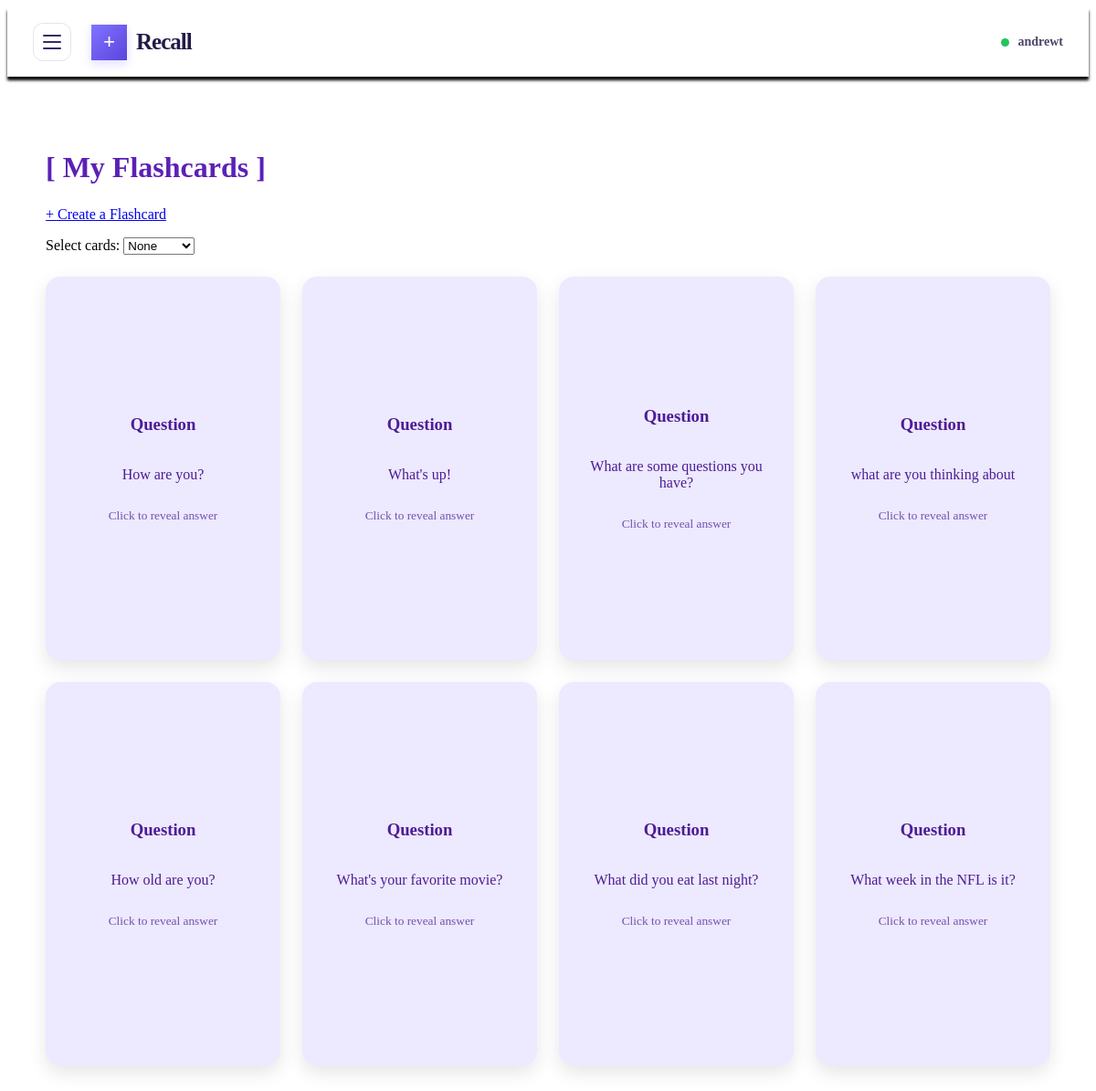
The page /cards/all (signed in) on the database its author committed.
### papo_cito.py (models this page shows)
class Card(db.Model):
    __tablename__ = "cards"
    id = db.Column(db.Integer, primary_key=True)
    question = db.Column(db.String(200))
    answer = db.Column(db.Text)
    user_id = db.Column(db.Integer, db.ForeignKey("pot_users.id"), nullable=False)

### papo_cito.py (the view)
@app.route("/cards/all")
def all_cards():
    if "user_id" not in session:
        return redirect(url_for("login"))
    user_id = session["user_id"]
    user_cards = (
        Card.query
        .filter_by(user_id=user_id)
        .order_by(Card.id.asc())
        .all()
    )
    user_sets = (
        CardSet.query
        .filter_by(user_id=user_id)
        .order_by(CardSet.id.asc())
        .all()
    )
    return render_template(
        "cards.html",
        cards=user_cards,
        card_sets=user_sets
    )

### templates/cards.html (shortened to what this page needs)
{% extends "base.html" %}
{% block content %}
<div class="cards-page">
	<h1>[ My Flashcards ]</h1>
	<p>
		<a href="{{ url_for('create_card') }}">
			+ Create a Flashcard
		</a>
	</p>
	<form id="card-selection-form"
		method="POST"
		action="{{ url_for('add_cards_to_set') }}">
		<label for="selection-mode">Select cards:</label>
		<select id="selection-mode" name="selection_mode">
			<option value="NONE">None</option>
		</select>
	<div class="cards-grid">
		{% for card in cards %}
		<div class="card-item">
			<div class="flashcard" onclick="flipCard(this)">
				<div class="flashcard-inner">
					<div class="flashcard-front">
						<h3>Question</h3>
						<p>{{ card.question }}</p>
						<small>Click to reveal answer</small>
					</div>
					<div class="flashcard-back">
						<h3>Answer</h3>
						<p>{{ card.answer }}</p>
						<small>Click to return</small>
					</div>
				</div>
			</div>
		</div>
		{% else %}
			<p>You haven't created any flashcards yet.</p>
		{% endfor %}
	</div>
	</form>
</div>
{% endblock %}

### templates/base.html (shortened to what this page needs)
<!DOCTYPE html>
<html lang="en">
<head>
	<link rel="stylesheet" href="{{ url_for('static', filename='css/style.css') }}">
</head>
<body>
<nav class="topbar">
	<div class="topbar-left">
		<button
	     	    type="button"
		    class="menu-toggle"
		    id="menu-toggle"
		    >
			<span></span>
			<span></span>
			<span></span>
		</button>
		<a class="brand" href="{{ url_for('home') }}" >
			<span class="brand-icon">
				<span class="brand-symbol"> + </span>
			</span>
			<span class="brand-name">Recall</span>
		</a>
	</div>
	{% if session.get("user_id") %}
		<div class="topbar-user">
			<span class="user-dot"></span>
				{{ session.get("user", "Student") }}
		</div>
	{% else %}
		<a class="topbar-login"
			href= "{{ url_for('login') }}"
			>LOGIN</a>
	{% endif %}
</nav>
<div class="main">
	{% block content %}
	{% endblock %}
</div>
</body>
</html>

### static/css/style.css (style rules this page uses)
.topbar { height: 76px; background: #ffffff; padding: 0 28px; display: flex; align-items: center; justify-content: space-between; gap: 20px; box-shadow: 0 4px 3px rgba(0, 0, 0.12); position: sticky; top: 0; z-index: 1000; }
.topbar-left, .brand { display: flex; align-items: center; }
.topbar-left { gap: 22px; }
.brand { gap: 10px; color: #211b49; text-decoration: none; }
.brand-icon { width: 39px; height: 39px; display: grid; place-items: center; background: linear-gradient( 135deg, #8174ff, #5b45dc ); box-shadow: 0 4px 10px rgba( 99, 91, 255, 0.2); }
.brand-symbol { color: white; font-size: 23px; font-weight: 800; }
.brand-name { font-size: 25px; font-weight: 800; letter-spacing: -1px; }
.menu-toggle { width: 42px; height: 42px; padding: 10px; display:flex; flex-direction: column; justify-content: center; gap: 5px; background: transparent; border: 1px solid #e5e2f0; border-radius: 11px; cursor: pointer; }
.menu-toggle span { width: 20px; height: 2px; display: block; background: #352d62; border-radius: 4px; transition: transform 0.2s ease; }
.topbar-user { display: flex; align-items: center; gap: 9px; color: #4b4667; font-size: 14px; font-weight: 600; }
.user-dot { width: 9px; height: 9px; background: #22c55e; border-radius: 50%; }
.cards-page { max-width: 1100px; margin:40px auto; padding: 20px; }
.cards-page h1 { color: #5b21b6; margin-bottom: 24px; }
.cards-grid { display: grid; grid-template-columns: repeat(auto-fit, minmax(230px, 1fr)); gap: 24px; margin-top: 24px; }
.flashcard { height: 420px; perspective: 1000px; cursor: pointer; }
.flashcard-inner { position:relative; width: 100%; height: 100%; transition: transform 0.6s; transform-style: preserve-3d; }
.flashcard-front, .flashcard-back { position: absolute; inset: 0; padding: 24px; border-radius: 16px; box-sizing: border-box; display: flex; flex-direction: column; justify-content:center; align-items: center; text-align: center; backface-visibility: hidden; box-shadow: 0 8px 20px rgba(0, 0, 0, 0.10); overflow-wrap: anywhere; }
.flashcard-front { background: #ede9fe; color: #4c1d95; }
.flashcard-back { background: #5b21b6; color: white; transform:rotateY(180deg); }
.flashcard h3 { margin-top: 0; }
.flashcard p { white-space:pre-wrap; }
.flashcard small { margin-top: 12px; opacity:0.75; }
.card-item { display: flex; flex-direction: column; gap: 8px; }

### rows shown on the page
Card: question "How are you?"
Card: question "What's up!"
Card: question "What are some questions you have?"
Card: question "what are you thinking about"
Card: question "How old are you?"
Card: question "What's your favorite movie?"
Card: question "What did you eat last night?"
Card: question "What week in the NFL is it?"

### other values the page prints
{{ session.get("user", "Student") }} "andrewt"
